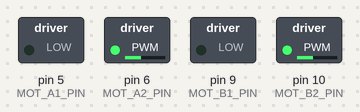
Bench run of a sketch on a simulated Arduino Uno, built with avr-gcc and run on an emulated ATmega328P. On the bench: switched loads named in the sketch (green lamp = pin HIGH). What the sketch prints to the serial monitor is not drawn.

Above: at 0.1 s.
Timing chart, 0 to 1.6 s (numbered marks = the images above):
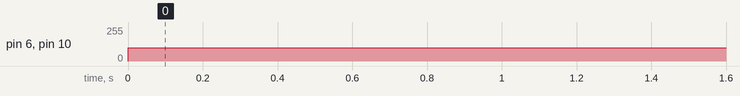

Measured:
- by itself, pin 6 (MOT_A2_PIN), pin 10 (MOT_B2_PIN): 0/255 → 100/255 at 0.00 s

The sketch:

motor_characterisation.ino
```cpp
/*
Light following control of two Bi-directional Motors
*/
// WheelDrive - move a pair of DC motors at varying rate and direction
//
// Copyright (c) 2016, Garth Zeglin.  All rights reserved. Licensed under the
// terms of the BSD 3-clause license as included in LICENSE.
//
// This program assumes that:
//
//  1. A DRV8833 dual DC motor driver module is connected to pins 5, 6, 9, and 10.
//  2. A pair of motors is attached to the driver.
//  3. The serial console on the Arduino IDE is set to 9600 baud communications speed.

// ================================================================================
// Define constant values and global variables.

// Define the pin numbers on which the outputs are generated.
#define MOT_A1_PIN 5
#define MOT_A2_PIN 6
#define MOT_B1_PIN 9
#define MOT_B2_PIN 10

#define LOW_SPEED 100
#define MEDIUM_SPEED 150
#define HIGH_SPEED 200

/* variables for the speed of motors */
int motorOffset = 0; // This value is changed in the experiments to make the buggy move as straight as possible
                     // Increase the value to make it go right, decrease this value to make it go left
int maxSpeed = LOW_SPEED;
int leftServoSpeed = maxSpeed;
int rightServoSpeed = maxSpeed;

// ================================================================================
/// Configure the hardware once after booting up.  This runs once after pressing
//// reset or powering up the board.
void setup(void)
{
  // Initialize the stepper driver control pins to output drive mode.
  pinMode(MOT_A1_PIN, OUTPUT);
  pinMode(MOT_A2_PIN, OUTPUT);
  pinMode(MOT_B1_PIN, OUTPUT);
  pinMode(MOT_B2_PIN, OUTPUT);

  // Start with drivers off, motors coasting.
  digitalWrite(MOT_A1_PIN, LOW);
  digitalWrite(MOT_A2_PIN, LOW);
  digitalWrite(MOT_B1_PIN, LOW);
  digitalWrite(MOT_B2_PIN, LOW);

  // Initialize the serial UART at 9600 bits per second.
  Serial.begin(9600);
}
// ================================================================================
/// Set the current on a motor channel using PWM and directional logic.
/// Changing the current will affect the motor speed, but please note this is
/// not a calibrated speed control.  This function will configure the pin output
/// state and return.
///
/// \param pwm    PWM duty cycle ranging from -255 full reverse to 255 full forward
/// \param IN1_PIN  pin number xIN1 for the given channel
/// \param IN2_PIN  pin number xIN2 for the given channel

void set_motor_pwm(int pwm, int IN1_PIN, int IN2_PIN)
{
  if (pwm < 0) {  // reverse speeds
    analogWrite(IN1_PIN, -pwm);
    digitalWrite(IN2_PIN, LOW);

  } else { // stop or forward
    digitalWrite(IN1_PIN, LOW);
    analogWrite(IN2_PIN, pwm);
  }
}
// ================================================================================
/// Set the current on both motors.
///
/// \param pwm_A  motor A PWM, -255 to 255
/// \param pwm_B  motor B PWM, -255 to 255

void set_motor_currents(int pwm_A, int pwm_B)
{
  set_motor_pwm(pwm_A, MOT_A1_PIN, MOT_A2_PIN);
  set_motor_pwm(pwm_B, MOT_B1_PIN, MOT_B2_PIN);

  // Print a status message to the console.
  Serial.print("Set motor A PWM = ");
  Serial.print(pwm_A);
  Serial.print(" motor B PWM = ");
  Serial.println(pwm_B);
}

// ================================================================================
/// Simple primitive for the motion sequence to set a speed and wait for an interval.
///
/// \param pwm_A  motor A PWM, -255 to 255
/// \param pwm_B  motor B PWM, -255 to 255
/// \param duration delay in milliseconds
void spin_and_wait(int pwm_A, int pwm_B, int duration)
{
  set_motor_currents(pwm_A, pwm_B);
  delay(duration);
}

void loop()
{
  leftServoSpeed = maxSpeed + motorOffset;
  rightServoSpeed = maxSpeed - motorOffset;
  spin_and_wait(leftServoSpeed,rightServoSpeed,500); // sets speed of motors to value entered above for 0.5 sec and keeps repeating
}
```
